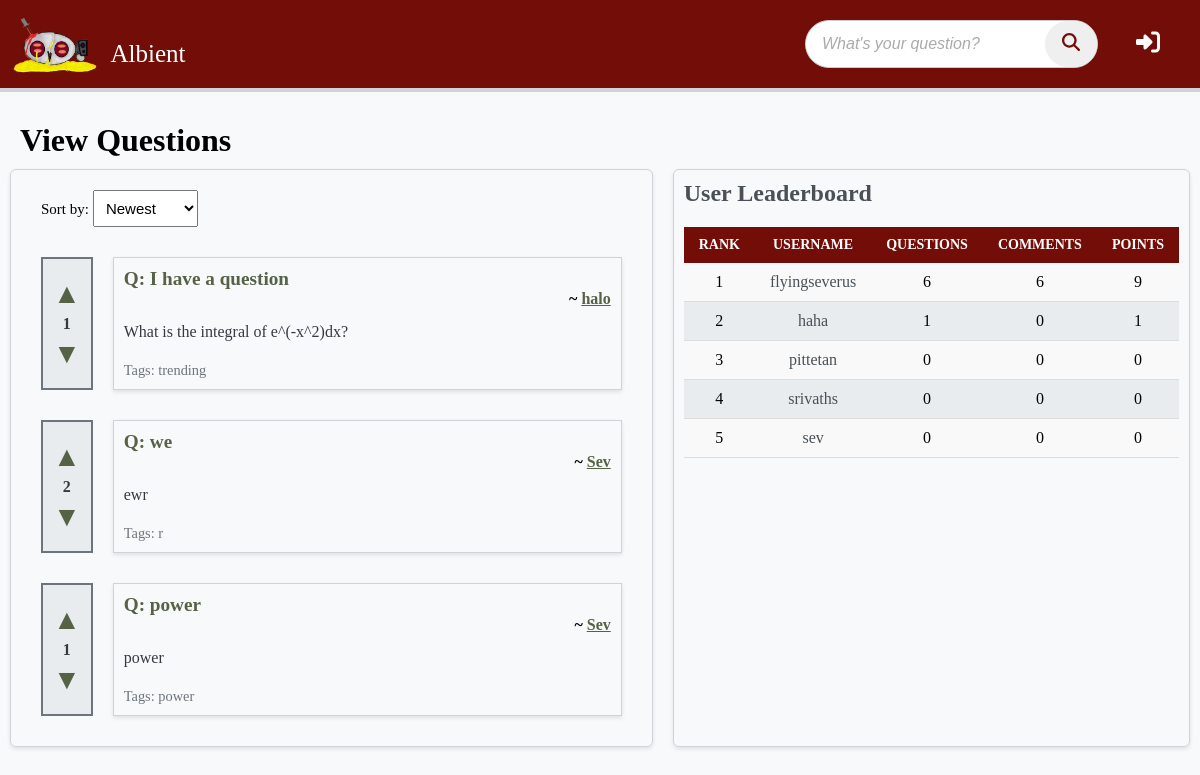
Before: / with the older database file.
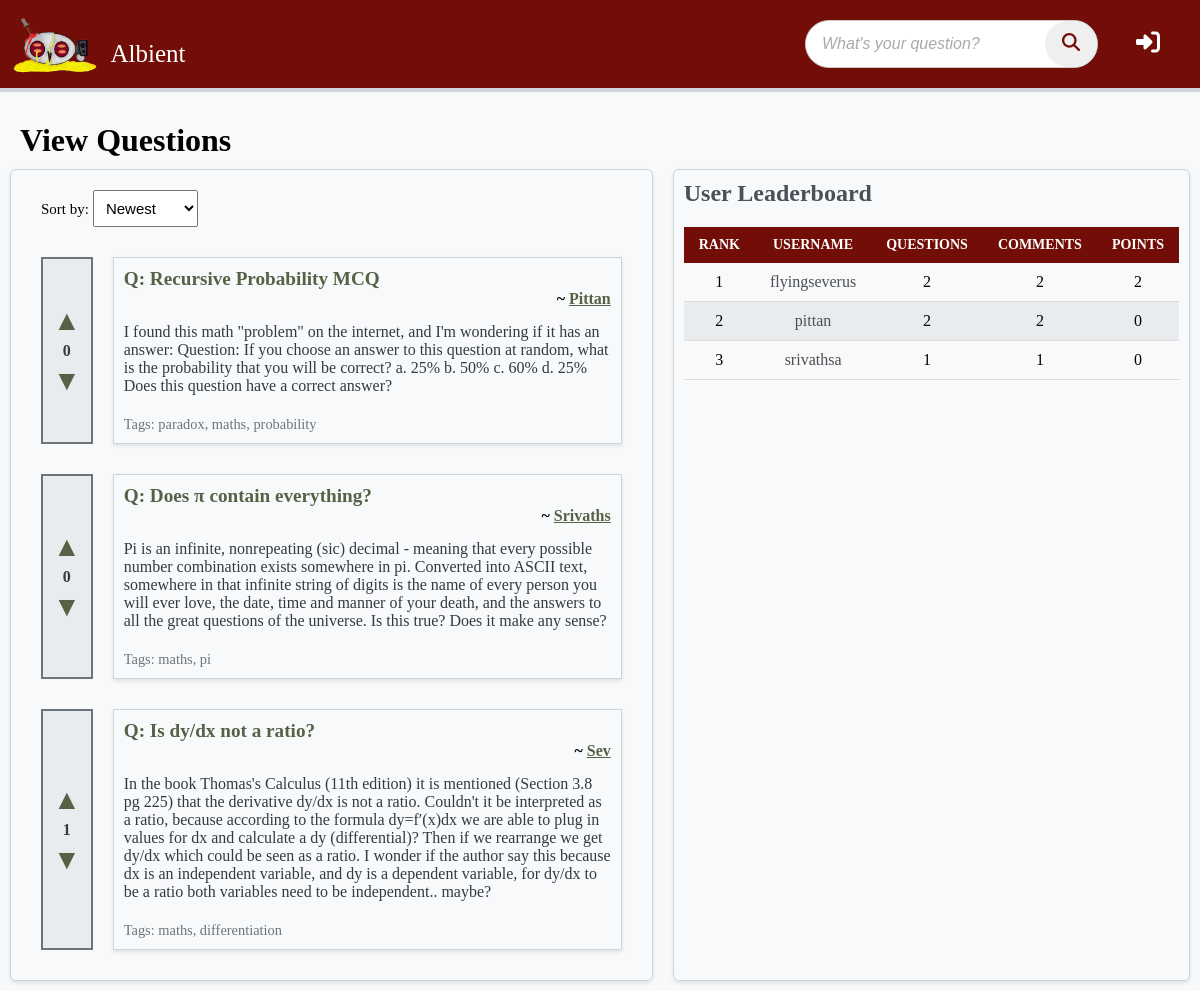
After: the same page with the newer database file.
### albient/models.py (models this page shows)
class Question(db.Model):
    id = sa.Column(sa.Integer, primary_key=True, unique=True)
    title = sa.Column(sa.String(64))
    content = sa.Column(sa.Text)
    user_id = sa.Column(sa.Integer, sa.ForeignKey("user.id"))
    comments = relationship("Comment", backref="question", lazy=True)
    tags = sa.Column(sa.String(32))
    votes = sa.Column(sa.Integer, default=0)
    is_resolved = sa.Column(sa.Boolean, default=False)

class User(db.Model, UserMixin):
    id = sa.Column(sa.Integer, primary_key=True, unique=True)
    role_id = sa.Column(sa.Integer, default=0)  # 0 for normal users, 1 for admin
    email = sa.Column(sa.String(320))
    username = sa.Column(sa.String(64), nullable=False, unique=True)
    display_name = sa.Column(sa.String(32))
    password = sa.Column(sa.String(64), nullable=False)
    rep_points = sa.Column(sa.Integer)
    questions = relationship("Question", backref="op", lazy=True)
    replies = relationship("Comment", backref="op", lazy=True)

### albient/routes.py (the view, shortened to what this page needs)
@app.route("/home")
@app.route("/")
def home():
    sort_by = request.args.get("sort_by", "id")
    leaderboard_data = (
        db.session.query(
            User.id,
            User.username,
            func.count(Question.id).label("questions_asked"),
            func.count(Comment.id).label("comments_made"),
            func.sum(Question.votes).label("total_votes_received"),
        )
        .outerjoin(Question, User.id == Question.user_id)
        .outerjoin(Comment, User.id == Comment.user_id)
        .group_by(User.id)
        .order_by(func.sum(Question.votes).desc())
        .all()
    )
    if sort_by == "popularity":
        questions = Question.query.order_by(Question.votes.desc()).all()
    else:
        questions = Question.query.order_by(Question.id.desc()).all()
    return render_template(
        "home.html", questions=questions, leaderboard_data=leaderboard_data
    )

### albient/templates/home.html (shortened to what this page needs)
{% extends 'base.html' %}
{% block content %}
  <h1>View Questions</h1>
  <div class="parent">
    <div class="view_questions">
      <form method="get" action="{{ url_for('home') }}" class="sort-form">
        <label for="sort_by">Sort by:</label>
        <select id="sort_by" name="sort_by" onchange="this.form.submit()">
            <option value="id" {% if request.args.get('sort_by') == 'id' %}selected{% endif %}>Newest</option>
        </select>
      </form>
      {% for question in questions %}
      <div class="question">
        <div class="vote-buttons">
            <a class="vote-button upvote-icon" href="{{url_for('upvote_post', post_id=question.id, del=1) }}" >&#9650;</a>
            <span>{{ question.votes }}</span>
            <a class="vote-button downvote-icon" href="{{url_for('upvote_post', post_id=question.id, del=-1) }}">&#9660;</a>
        </div>
        <div class="notvotebuttons">
          <a href="{{ url_for('view_question', id=question.id) }}" class="question-title">Q: {{ question.title }}</a>
          <h4>~ <a href="{{ url_for('view_user', username=question.op.username)}}">{{ question.op.display_name }}</a> </h4>
          <p>{{ question.content }}</p>
          <small>Tags: {{ question.tags }}</small>
        </div>
      </div>
      {% endfor %}
    </div>
    <div class="ask_questions">
        <h2>User Leaderboard</h2>
        <table class="leaderboard">
          <thead>
              <tr>
                  <th>Rank</th>
                  <th>Username</th>
                  <th>Questions </th>
                  <th>Comments </th>
                  <th>Points</th>
              </tr>
          </thead>
          <tbody>
              {% for user in leaderboard_data %}
              <tr>
                  <td>{{ loop.index }}</td>
                  <td>
                    <a href="{{ url_for('view_user', username=user.username) }}">{{ user.username }}</a>
                  </td>
                  <td>{{ user.questions_asked or 0 }}</td>
                  <td>{{ user.comments_made or 0 }}</td>
                  <td>{{ user.total_votes_received or 0 }}</td>
              </tr>
              {% endfor %}
          </tbody>
      </table>
    </div>
  </div>
{% endblock %}

### albient/templates/base.html (shortened to what this page needs)
<!DOCTYPE html>
<html lang="en">
  <head>
    <link rel="stylesheet" href="{{ url_for('static', filename='syles.css') }}" />
    <link rel="stylesheet" href="{{ url_for('static', filename='navbar.css') }}" />
  </head>
  <body>
    <nav class="obc">
      <div class="section">
        <div class="logo">
          <a href="{{ url_for('home') }}" id="logo"><img src="{{ url_for('static', filename='images/albient.png') }}" alt="" /></a>
        </div>
        <div class="logo-name">Albient</div>
      </div>
      <div class="acounts">
        <div class="searchbar">
          <form action="/search" method="get" class="search-form">
            <input class="search-input" type="text" name="q" placeholder="What's your question?" required />
            <button type="submit" class="search-input">
            </button>
          </form>
        </div>
        <div class="">
          {% if not current_user.is_authenticated %}
            <a href="{{ url_for('login') }}">
            </a>
          {% endif %}
        </div>
      </div>
    </nav>
    {% block content %}
    {% endblock %}
  </body>
</html>

### albient/static/syles.css (style rules this page uses)
:root { --seasalt: #f8f9faff; --antiflash-white: #e9ecefff; --platinum: #dee2e6ff; --french-gray: #ced4daff; --french-gray-2: #adb5bdff; --slate-gray: #6c757dff; --outer-space: #495057ff; --onyx: #343a40ff; --eerie-black: #212529ff; --brick: #720E07; }
a:visited, a { color: #566246; }
* { margin: 0; padding: 0; }
body { min-height: 100vh; margin: 0; padding: 0; font-family: 'Monaspace Radon Var'; background: var(--seasalt); }
.parent { display: grid; grid-template-columns: 8fr 4fr; grid-template-rows: 1fr; grid-template-areas: "view_questions ask_questions"; }
.parent .view_questions .question { margin: 10px 10px; padding: 10px; display: flex; }
.parent .view_questions .question .vote-buttons { display: flex; flex-direction: column; justify-content: center; align-items: center; margin-right: 10px; font-size: 1em; font-weight: bold; color: var(--onyx); background-color: var(--antiflash-white); padding: 10px; border: 2px solid var(--slate-gray); }
.parent .view_questions .question .vote-buttons a { margin: 5px 0; font-size: 28px; text-decoration: none; cursor: pointer; }
.parent .view_questions .question .notvotebuttons { border: 1px solid var(--french-gray); padding: 10px; margin-left: 10px; box-shadow: 0 2px 4px rgba(0, 0, 0, 0.1); width: 100%; }
.parent .view_questions .question .notvotebuttons small { font-size: 0.9em; color: var(--slate-gray); }
.parent .view_questions .question .notvotebuttons a.question-title { font-size: 1.2em; font-weight: bold; text-decoration: none; }
.parent .view_questions .question .notvotebuttons p { font-size: 1em; color: var(--onyx); }
.parent .view_questions { border: 1px solid var(--french-gray); border-radius: 6px; padding: 10px; margin: 10px; box-shadow: 0 2px 4px rgba(0, 0, 0, 0.1); overflow: hidden; -ms-overflow-style: none; scrollbar-width: none; }
.parent .view_questions .sort-form { padding: 10px; margin-left: 10px; }
.parent .ask_questions { border: 1px solid var(--french-gray); border-radius: 6px; padding: 10px; margin: 10px; box-shadow: 0 2px 4px rgba(0, 0, 0, 0.1); }
.parent .ask_questions h2 { font-size: 1.5em; font-weight: bold; color: var(--outer-space); }
h1 { margin-left: 20px; }
.parent .ask_questions a { text-decoration: none; color: var(--outer-space); }
table { width: 100%; border-collapse: collapse; margin-top: 20px; }
table th, table td { padding: 10px 15px; text-align: center; }
table thead th { background-color: var(--brick); color: #fff; text-transform: uppercase; font-size: 14px; }
table tbody tr:nth-child(odd) { background-color: #f9f9f9; }
table tbody tr:nth-child(even) { background-color: #e9ecef; }
table tbody td { border-bottom: 1px solid #ddd; }
.sort-form select { padding: 8px; font-size: 15px; }
.sort-form label { font-size: 15px; }
.question p { margin-top: 15px; margin-bottom: 20px; }
.question h4 { text-align: right; }

### albient/static/navbar.css (style rules this page uses)
:root { --seasalt: #f8f9faff; --antiflash-white: #e9ecefff; --platinum: #dee2e6ff; --french-gray: #ced4daff; --french-gray-2: #adb5bdff; --slate-gray: #6c757dff; --outer-space: #495057ff; --onyx: #343a40ff; --eerie-black: #212529ff; --logo-color: #ff5733ff; --brick: #720E07; }
nav.obc { border-bottom: 4px solid var(--french-gray); position: relative; background-color: var(--brick); z-index: 2; padding: 0; display: flex; justify-content: space-between; align-items: center; margin-bottom: 30px; }
.obc img { height: 4em; margin: 10px; padding-bottom: 0; }
.section { display: flex; }
.section .logo-name { margin-top: 40px; font-size: 25px; }
.search-form { display: flex; align-items: center; max-width: 400px; width: 100%; border: 1px solid #ccc; border-radius: 25px; overflow: hidden; background-color: #fff; transition: box-shadow 0.3s ease; }
.search-input { flex: 1; border: none; padding: 0.75rem 1rem; outline: none; font-size: 1rem; border-radius: 25px 0 0 25px; }
.search-input::placeholder { color: #aaa; font-style: italic; }
.obc a { text-decoration: none; color: var(--seasalt); }
#logo { color: var(--french-gray); }
.acounts { padding: 10px; display: flex; }
.searchbar { margin-right: 40px; color: white; }
.obc a svg { height: 1.5em; margin-right: 30px; }
.logo { display: flex; justify-content: center; }
.logo-name { color: white; }
body>nav>div.acounts>div>form>button>svg { height: 18px; color: black; }

Changed rows visible on the page:
removed Question: votes "1", title "I have a question", op.display_name "halo", content "What is the integral of e^(-x^2)dx?", tags "trending"
removed User: username "haha", questions_asked "1", role "0", total_votes_received "1"
removed User: username "sev", role "0"
added Question: votes "0", title "Recursive Probability MCQ", op.display_name "Pittan", content "I found this math \"problem\" on the internet, and I'm wondering if it has an answer: Question: If you choose an answer to this question at random, what is the probability that you will be correct? a. 25% b. 50% c. 60% d. 25% Does this question have a correct answer?", tags "paradox, maths, probability"
changed Question: votes "2" → "0"; title "we" → "Does π contain everything?"; op.display_name "Sev" → "Srivaths"; content "ewr" → "Pi is an infinite, nonrepeating (sic) decimal - meaning that every possible number combination exists somewhere in pi. Converted into ASCII text, somewhere in that infinite string of digits is the name of every person you will ever love, the date, time and manner of your death, and the answers to all the great questions of the universe. Is this true? Does it make any sense?"; tags "r" → "maths, pi"
changed Question "Sev": title "power" → "Is dy/dx not a ratio?"; content "power" → "In the book Thomas's Calculus (11th edition) it is mentioned (Section 3.8 pg 225) that the derivative dy/dx is not a ratio. Couldn't it be interpreted as a ratio, because according to the formula dy=f′(x)dx we are able to plug in values for dx and calculate a dy (differential)? Then if we rearrange we get dy/dx which could be seen as a ratio. I wonder if the author say this because dx is an independent variable, and dy is a dependent variable, for dy/dx to be a ratio both variables need to be independent.. maybe?"; tags "power" → "maths, differentiation"
computed for User "flyingseverus": questions_asked "6" → "2"; comments_made "6" → "2"; total_votes_received "9" → "2"
changed User: username "pittetan" → "pittan"; id "0" → "2"
changed User: username "srivaths" → "srivathsa"; role "0" → "1"
